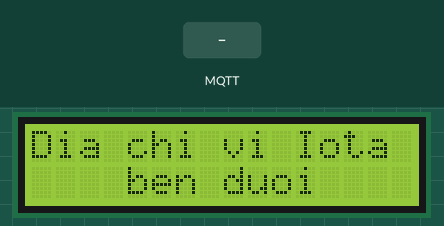
This sketch was run on a simulated ESP8266 (NodeMCU). On the bench: 16×2 character LCD. Inputs (shaded band) come from the test bench. WiFi joins after 1.5 s; servers stay silent unless stated; no MQTT or app messages arrive unless stated; what the sketch prints to the serial monitor is not drawn.

Above: at 2.8 s.
2.9 s: MQTT message "1" arrives on the first subscribed topic
At 4.7 s:
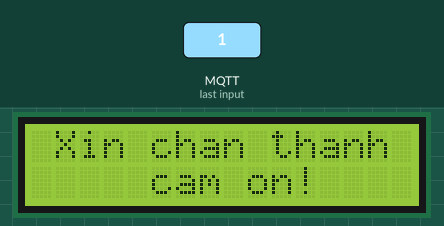
Timing chart, 0 to 6.2 s (numbered marks = the images above; inputs shaded):
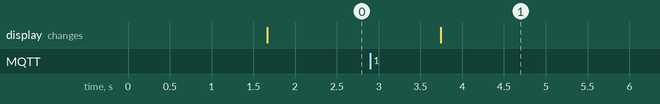

Measured:
- after the input at 2.9 s, the display: changes after 0.85 s (image 1)

The sketch:

_16x2_led_counter_payment.ino
```cpp
#include <LiquidCrystal_I2C.h>
#include <ESP8266WiFi.h>
#include <PubSubClient.h>

LiquidCrystal_I2C lcd(0x3F, 16, 2);
const char* ssid = "dinhanh";
const char* pass = "tayta123";
const char* in_topic_lamp = "bedroom/desktop-lamp-in";
const char* mqtt_server = "192.168.100.5";
const char* clientID = "machine1_lcd";
int timeCounter = -1;
WiFiClient espClient;
PubSubClient client(espClient);

void setup_wifi() {
  delay(10);
  Serial.println();
  Serial.print("connecting to..");
  Serial.println(ssid);

  WiFi.begin(ssid, pass);

  while (WiFi.status() != WL_CONNECTED) {
    delay(500);
    Serial.print(".");
  }

  Serial.println();
  Serial.print("Connected to....");
  Serial.println(ssid);
  Serial.print(WiFi.localIP());
}


void reconnect() {
  while (!client.connected()) {
    Serial.print("Attempting MQTT connection...");
    if (client.connect(clientID)) {
      Serial.println("connected to mQTT broker");
      client.subscribe(in_topic_lamp);
    } else {
      Serial.print("failed, rc=...");
      Serial.println(client.state());
      Serial.println("try again in 1 sec");
      delay(1000);
    }
  }
}

void callback(char* topic, byte* payload, unsigned int length) {
  char state = (char)payload[0];
  String topic_name(topic);
  if (topic_name == in_topic_lamp && state == '1') {
    String dointTime = String((char*)(payload+1));
    timeCounter = dointTime.toInt();
  }

}

void disPlayDefault() {
  lcd.setCursor(0, 0);
  // Print HELLO to the screen, starting at 5,0.
  lcd.print("Dia chi vi Iota");
  lcd.setCursor(0, 1);
  lcd.print("    ben duoi");

}

void setup() {
  Serial.begin(9600);
  setup_wifi();
  lcd.begin(16, 2);
  lcd.init();
  lcd.backlight();
  client.setServer(mqtt_server, 1883);
  client.setCallback(callback);
  disPlayDefault();
}

void loop() {
  if (!client.connected()) {
    reconnect();
  }
  while (timeCounter > 0) {
    lcd.clear();
    lcd.setCursor(1, 0);
    lcd.print("Thoi gian:");
    lcd.setCursor(5, 1);
    lcd.print(timeCounter);
    timeCounter -- ;
    delay(1000);
  }
  if ( timeCounter == 0 ) {
    lcd.clear();
    lcd.setCursor(0, 0);
    // Print HELLO to the screen, starting at 5,0.
    lcd.print(" Xin chan thanh");
    lcd.setCursor(0, 1);
    lcd.print("     cam on!");
    delay (4000);
    lcd.clear();
    disPlayDefault();
    timeCounter = -1;
  }

  client.loop();
  delay(500);
}
```
